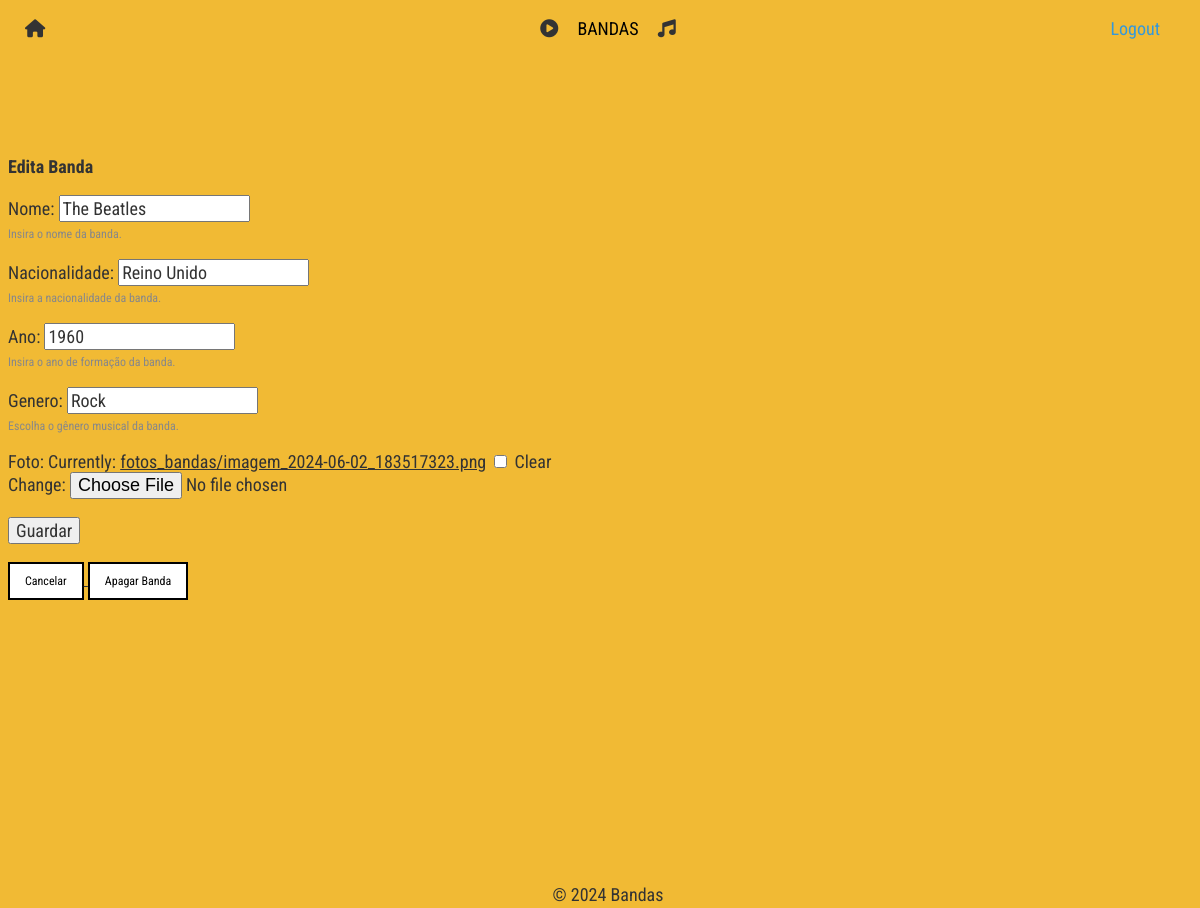
/bandas/edita_banda/1/ (signed in), run on the app's committed database.
### bandas/models.py (models this page shows, shortened)
class Banda(models.Model):
    nome = models.CharField(max_length=100)
    nacionalidade = models.CharField(max_length=100, null=True)
    ano = models.IntegerField()
    genero = models.CharField(max_length=50)
    foto = models.ImageField(upload_to='fotos_bandas/', blank=True)

### bandas/views.py (the view)
# urls.py: path('edita_banda/<int:banda_id>/', views.edita_banda_view, name="edita_banda"),
@login_required
def edita_banda_view(request, banda_id):
    banda = Banda.objects.get(id=banda_id)
    if request.POST:
        form = BandaForm(request.POST or None, request.FILES, instance=banda)
        if form.is_valid():
            form.save()
            return redirect('bandas:index')
    else:
        form = BandaForm(instance=banda)
    context = {'form': form, 'banda':banda}
    return render(request, 'bandas/edita_banda.html', context)

### bandas/forms.py
class BandaForm(forms.ModelForm):
    foto = forms.ImageField(required=False)
    class Meta:
        model = Banda
        fields = '__all__'
        help_texts = {
            'nome': 'Insira o nome da banda.',
            'nacionalidade': 'Insira a nacionalidade da banda.',
            'genero': 'Escolha o gênero musical da banda.',
            'ano': 'Insira o ano de formação da banda.',
            'foto': 'Insira uma fotografia da banda(não é obrigatório).',
        }

### bandas/templates/bandas/edita_banda.html (shortened to what this page needs)
{% extends 'bandas/layout.html' %}
{% block content %}
<body class = "banda">
</body>
    <h3>Edita Banda</h3>
    <form action="{% url 'bandas:edita_banda' banda.id %}" method="post" enctype='multipart/form-data'>
      {{ form.as_p }}
      <input type="submit" value="Guardar">
    </form>
    <a href="{% url 'bandas:index' %}">
      <button>Cancelar</button>
    </a>
    <a href="{% url 'bandas:apaga_banda' banda.id %}">
      <button>Apagar Banda</button>
    </a>
{% endblock %}

### bandas/static/bandas/estilos.css (style rules this page uses)
:root { --primary-color: #3498db; --secondary-color: #2ecc71; --hover-color: #e74c3c; --active-color: #9b59b6; }
* { font-family: "Roboto Condensed", sans-serif; font-size: 18px; color: #333; }
.helptext { font-size: 12px; color: #888; display: block; margin-top: 5px; }
.banda { background-color: #f1ba34; background-image: url("https://cdn.pixabay.com/photo/2020/05/19/12/00/guitar-5190427_1280.png"); background-size: 25%; background-repeat: no-repeat; background-position: 1100px 0px; height: 100vh; width: 100%; }

### data on the page
Banda: nome "The Beatles", nacionalidade "Reino Unido", ano "1960", genero "Rock"
